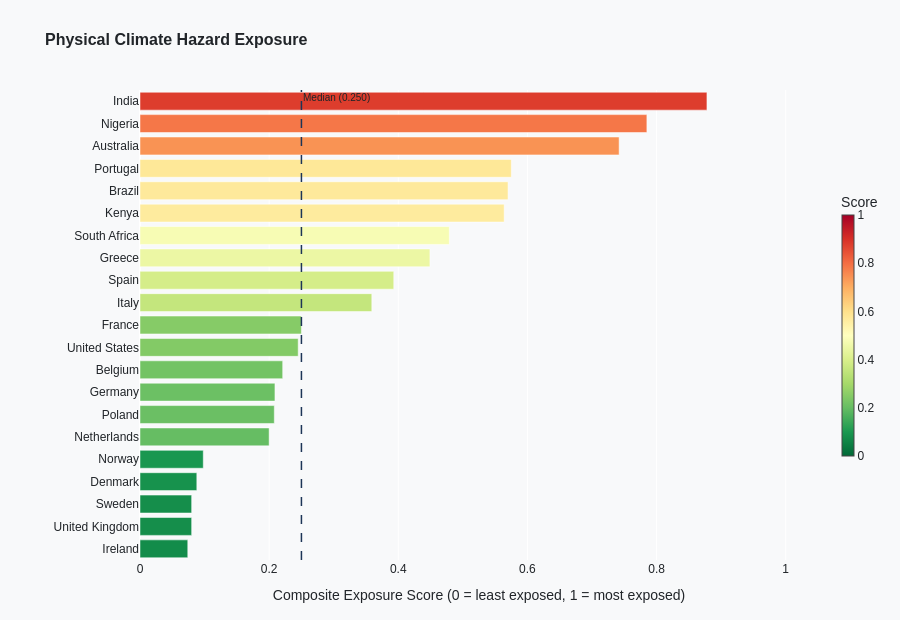

Notebook source saved alongside this figure:
### Markdown cell above
## Chart 1 — Composite Score Ranking

### Code cell
df = results.sort_values('composite')

hover = [
    f"<b>{row['country']}</b><br>"
    f"Rank: {int(row['rank'])} / 21<br>"
    f"Composite score: {row['composite']:.3f}<br>"
    f"─────────────────<br>"
    f"Temperature (norm.): {row['temperature']:.3f}<br>"
    f"Precipitation (norm.): {row['precipitation']:.3f}<br>"
    f"Drought (norm.): {row['drought']:.3f}<br>"
    f"─────────────────<br>"
    f"Temp raw (°C): {row['temperature_raw']:.1f}<br>"
    f"Precip raw (mm): {row['precipitation_raw']:.1f}<br>"
    f"Drought raw (days): {row['drought_raw']:.1f}"
    for _, row in df.iterrows()
]

fig1 = go.Figure(go.Bar(
    x=df['composite'],
    y=df['country'],
    orientation='h',
    marker=dict(
        color=df['composite'],
        colorscale='RdYlGn_r',
        cmin=0, cmax=1,
        colorbar=dict(title='Score', thickness=12, len=0.6),
        line=dict(color='white', width=0.5),
    ),
    hovertemplate='%{customdata}<extra></extra>',
    customdata=hover,
))

fig1.add_vline(
    x=df['composite'].median(),
    line_dash='dash', line_color=C['composite'], line_width=1.5,
    annotation_text=f"Median ({df['composite'].median():.3f})",
    annotation_position='top right', annotation_font_size=10,
)

fig1.update_layout(
    title=dict(text='<b>Physical Climate Hazard Exposure Index</b><br><sup>21 Countries · Equal Weights · 2000–2023 Observed Data</sup>',
               font_size=16),
    xaxis=dict(title='Composite Exposure Score (0 = least exposed, 1 = most exposed)', range=[0, 1.05]),
    yaxis=dict(title=''),
    plot_bgcolor=C['bg'], paper_bgcolor=C['bg'],
    font=dict(color=C['text'], family='sans-serif'),
    height=620, margin=dict(l=140, r=80, t=90, b=60),
    hoverlabel=dict(bgcolor='white', font_size=12, bordercolor=C['grid']),
)

fig1.show()

### Figure 1 — Plotly figure (JSON) as saved in the notebook; plotly's stock layout.template omitted (floating-point values rounded to 4 significant figures)
{"data": [{"customdata": ["<b>Ireland</b><br>Rank: 21 / 21<br>Composite score: 0.074<br>─────────────────<br>Temperature (norm.): 0.020<br>Precipitation (norm.): 0.197<br>Drought (norm.): 0.005<br>─────────────────<br>Temp raw (°C): 24.3<br>Precip raw (mm): 58.9<br>Drought raw (days): 16.6", "<b>United Kingdom</b><br>Rank: 19 / 21<br>Composite score: 0.080<br>─────────────────<br>Temperature (norm.): 0.088<br>Precipitation (norm.): 0.141<br>Drought (norm.): 0.011<br>─────────────────<br>Temp raw (°C): 25.5<br>Precip raw (mm): 54.2<br>Drought raw (days): 17.0", "<b>Sweden</b><br>Rank: 20 / 21<br>Composite score: 0.080<br>─────────────────<br>Temperature (norm.): 0.146<br>Precipitation (norm.): 0.059<br>Drought (norm.): 0.035<br>─────────────────<br>Temp raw (°C): 26.5<br>Precip raw (mm): 47.2<br>Drought raw (days): 18.8", "<b>Denmark</b><br>Rank: 18 / 21<br>Composite score: 0.088<br>─────────────────<br>Temperature (norm.): 0.171<br>Precipitation (norm.): 0.057<br>Drought (norm.): 0.036<br>─────────────────<br>Temp raw (°C): 26.9<br>Precip raw (mm): 47.0<br>Drought raw (days): 18.8", "<b>Norway</b><br>Rank: 17 / 21<br>Composite score: 0.098<br>─────────────────<br>Temperature (norm.): 0.000<br>Precipitation (norm.): 0.293<br>Drought (norm.): 0.000<br>─────────────────<br>Temp raw (°C): 24.0<br>Precip raw (mm): 67.1<br>Drought raw (days): 16.2", "<b>Netherlands</b><br>Rank: 16 / 21<br>Composite score: 0.200<br>─────────────────<br>Temperature (norm.): 0.478<br>Precipitation (norm.): 0.095<br>Drought (norm.): 0.026<br>─────────────────<br>Temp raw (°C): 32.2<br>Precip raw (mm): 50.2<br>Drought raw (days): 18.1", "<b>Poland</b><br>Rank: 15 / 21<br>Composite score: 0.208<br>─────────────────<br>Temperature (norm.): 0.492<br>Precipitation (norm.): 0.093<br>Drought (norm.): 0.038<br>─────────────────<br>Temp raw (°C): 32.5<br>Precip raw (mm): 50.1<br>Drought raw (days): 19.0", "<b>Germany</b><br>Rank: 14 / 21<br>Composite score: 0.209<br>─────────────────<br>Temperature (norm.): 0.514<br>Precipitation (norm.): 0.095<br>Drought (norm.): 0.018<br>─────────────────<br>Temp raw (°C): 32.8<br>Precip raw (mm): 50.3<br>Drought raw (days): 17.5", "<b>Belgium</b><br>Rank: 13 / 21<br>Composite score: 0.221<br>─────────────────<br>Temperature (norm.): 0.496<br>Precipitation (norm.): 0.144<br>Drought (norm.): 0.023<br>─────────────────<br>Temp raw (°C): 32.5<br>Precip raw (mm): 54.4<br>Drought raw (days): 17.9", "<b>United States</b><br>Rank: 12 / 21<br>Composite score: 0.245<br>─────────────────<br>Temperature (norm.): 0.536<br>Precipitation (norm.): 0.000<br>Drought (norm.): 0.198<br>─────────────────<br>Temp raw (°C): 33.2<br>Precip raw (mm): 42.2<br>Drought raw (days): 30.4", "<b>France</b><br>Rank: 11 / 21<br>Composite score: 0.250<br>─────────────────<br>Temperature (norm.): 0.542<br>Precipitation (norm.): 0.157<br>Drought (norm.): 0.050<br>─────────────────<br>Temp raw (°C): 33.3<br>Precip raw (mm): 55.5<br>Drought raw (days): 19.8", "<b>Italy</b><br>Rank: 10 / 21<br>Composite score: 0.359<br>─────────────────<br>Temperature (norm.): 0.504<br>Precipitation (norm.): 0.404<br>Drought (norm.): 0.168<br>─────────────────<br>Temp raw (°C): 32.7<br>Precip raw (mm): 76.5<br>Drought raw (days): 28.2", "<b>Spain</b><br>Rank: 9 / 21<br>Composite score: 0.393<br>─────────────────<br>Temperature (norm.): 0.683<br>Precipitation (norm.): 0.145<br>Drought (norm.): 0.350<br>─────────────────<br>Temp raw (°C): 35.7<br>Precip raw (mm): 54.5<br>Drought raw (days): 41.2", "<b>Greece</b><br>Rank: 8 / 21<br>Composite score: 0.449<br>─────────────────<br>Temperature (norm.): 0.617<br>Precipitation (norm.): 0.360<br>Drought (norm.): 0.369<br>─────────────────<br>Temp raw (°C): 34.6<br>Precip raw (mm): 72.8<br>Drought raw (days): 42.7", "<b>South Africa</b><br>Rank: 7 / 21<br>Composite score: 0.479<br>─────────────────<br>Temperature (norm.): 0.720<br>Precipitation (norm.): 0.091<br>Drought (norm.): 0.625<br>─────────────────<br>Temp raw (°C): 36.4<br>Precip raw (mm): 49.9<br>Drought raw (days): 60.9", "<b>Kenya</b><br>Rank: 6 / 21<br>Composite score: 0.564<br>─────────────────<br>Temperature (norm.): 0.667<br>Precipitation (norm.): 0.204<br>Drought (norm.): 0.820<br>─────────────────<br>Temp raw (°C): 35.5<br>Precip raw (mm): 59.5<br>Drought raw (days): 74.9", "<b>Brazil</b><br>Rank: 5 / 21<br>Composite score: 0.570<br>─────────────────<br>Temperature (norm.): 0.679<br>Precipitation (norm.): 0.546<br>Drought (norm.): 0.486<br>─────────────────<br>Temp raw (°C): 35.7<br>Precip raw (mm): 88.6<br>Drought raw (days): 51.0", "<b>Portugal</b><br>Rank: 4 / 21<br>Composite score: 0.575<br>─────────────────<br>Temperature (norm.): 0.720<br>Precipitation (norm.): 0.533<br>Drought (norm.): 0.471<br>─────────────────<br>Temp raw (°C): 36.4<br>Precip raw (mm): 87.5<br>Drought raw (days): 49.9", "<b>Australia</b><br>Rank: 3 / 21<br>Composite score: 0.742<br>─────────────────<br>Temperature (norm.): 1.000<br>Precipitation (norm.): 0.227<br>Drought (norm.): 1.000<br>─────────────────<br>Temp raw (°C): 41.2<br>Precip raw (mm): 61.5<br>Drought raw (days): 87.8", "<b>Nigeria</b><br>Rank: 2 / 21<br>Composite score: 0.785<br>─────────────────<br>Temperature (norm.): 0.897<br>Precipitation (norm.): 0.509<br>Drought (norm.): 0.948<br>─────────────────<br>Temp raw (°C): 39.4<br>Precip raw (mm): 85.4<br>Drought raw (days): 84.0", "<b>India</b><br>Rank: 1 / 21<br>Composite score: 0.878<br>─────────────────<br>Temperature (norm.): 0.901<br>Precipitation (norm.): 1.000<br>Drought (norm.): 0.735<br>─────────────────<br>Temp raw (°C): 39.5<br>Precip raw (mm): 127.1<br>Drought raw (days): 68.8"], "hovertemplate": "%{customdata}<extra></extra>", "marker": {"cmax": 1, "cmin": 0, "color": [0.074, 0.08, 0.08, 0.088, 0.098, 0.2, 0.208, 0.209, 0.221, 0.245, 0.25, 0.359, 0.393, 0.449, 0.479, 0.564, 0.57, 0.575, 0.742, 0.785, 0.878], "colorbar": {"len": 0.6, "thickness": 12, "title": {"text": "Score"}}, "colorscale": [[0, "rgb(0,104,55)"], [0.1, "rgb(26,152,80)"], [0.2, "rgb(102,189,99)"], [0.3, "rgb(166,217,106)"], [0.4, "rgb(217,239,139)"], [0.5, "rgb(255,255,191)"], [0.6, "rgb(254,224,139)"], [0.7, "rgb(253,174,97)"], [0.8, "rgb(244,109,67)"], [0.9, "rgb(215,48,39)"], [1, "rgb(165,0,38)"]], "line": {"color": "white", "width": 0.5}}, "orientation": "h", "type": "bar", "x": [0.074, 0.08, 0.08, 0.088, 0.098, 0.2, 0.208, 0.209, 0.221, 0.245, 0.25, 0.359, 0.393, 0.449, 0.479, 0.564, 0.57, 0.575, 0.742, 0.785, 0.878], "y": ["Ireland", "United Kingdom", "Sweden", "Denmark", "Norway", "Netherlands", "Poland", "Germany", "Belgium", "United States", "France", "Italy", "Spain", "Greece", "South Africa", "Kenya", "Brazil", "Portugal", "Australia", "Nigeria", "India"]}], "layout": {"annotations": [{"font": {"size": 10}, "showarrow": false, "text": "Median (0.250)", "x": 0.25, "xanchor": "left", "xref": "x", "y": 1, "yanchor": "top", "yref": "y domain"}], "font": {"color": "#212529", "family": "sans-serif"}, "height": 620, "hoverlabel": {"bgcolor": "white", "bordercolor": "#DEE2E6", "font": {"size": 12}}, "margin": {"b": 60, "l": 140, "r": 80, "t": 90}, "paper_bgcolor": "#F8F9FA", "plot_bgcolor": "#F8F9FA", "shapes": [{"line": {"color": "#1D3557", "dash": "dash", "width": 1.5}, "type": "line", "x0": 0.25, "x1": 0.25, "xref": "x", "y0": 0, "y1": 1, "yref": "y domain"}], "title": {"font": {"size": 16}, "text": "<b>Physical Climate Hazard Exposure"}, "xaxis": {"range": [0, 1.05], "title": {"text": "Composite Exposure Score (0 = least exposed, 1 = most exposed)"}}, "yaxis": {"title": {"text": ""}}}}
